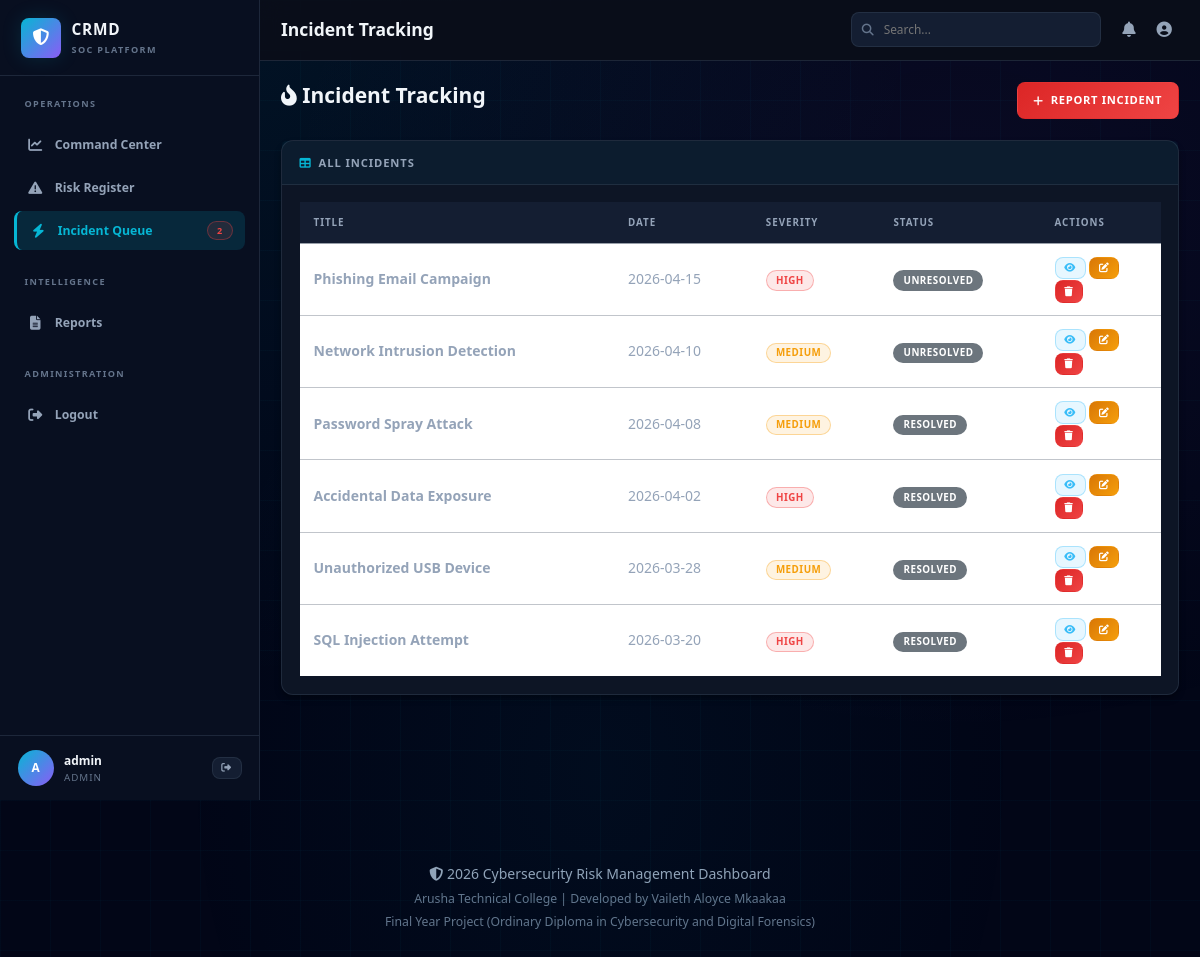
The page /incidents.php (signed in) on the database its author committed.
### tables this page shows
CREATE TABLE incidents (
    id INT PRIMARY KEY AUTO_INCREMENT,
    title VARCHAR(255) NOT NULL,
    description TEXT NOT NULL,
    incident_date DATE NOT NULL,
    severity ENUM('Critical', 'High', 'Medium', 'Low') NOT NULL,
    resolved BOOLEAN DEFAULT FALSE,
    created_at TIMESTAMP DEFAULT CURRENT_TIMESTAMP,
    updated_at TIMESTAMP DEFAULT CURRENT_TIMESTAMP ON UPDATE CURRENT_TIMESTAMP,
    INDEX idx_severity (severity),
    INDEX idx_resolved (resolved),
    INDEX idx_date (incident_date)
);

### includes/auth.php (called while the page is built, shortened)
<?php
function is_logged_in() {
    return isset($_SESSION['user_id']) && isset($_SESSION['username']);
}
function is_admin() {
    return isset($_SESSION['role']) && in_array($_SESSION['role'], ['super_admin', 'admin'], true);
}
?>

### includes/functions.php (called while the page is built, shortened)
<?php
function get_all_incidents($pdo) {
    try {
        $stmt = $pdo->prepare('
            SELECT * FROM incidents
            ORDER BY incident_date DESC
        ');
        $stmt->execute();
        return $stmt->fetchAll();
    } catch (PDOException $e) {
        error_log('Database Error: ' . $e->getMessage());
        return [];
    }
}
function esc($string) {
    return htmlspecialchars($string, ENT_QUOTES, 'UTF-8');
}
function get_severity_badge_class($severity) {
    $classes = [
        'Critical' => 'badge-critical',
        'High' => 'badge-danger',
        'Medium' => 'badge-warning',
        'Low' => 'badge-info'
    ];
    return $classes[$severity] ?? 'badge-secondary';
}
?>

### incidents.php (the view, shortened to what this page needs)
<?php
$page_title = 'Incident Tracking';
require_once __DIR__ . '/config/database.php';
require_once __DIR__ . '/includes/auth.php';
require_once __DIR__ . '/includes/functions.php';
require_once __DIR__ . '/includes/header.php';
$action = $_GET['action'] ?? 'list';
?>
<div class="row mb-4">
    <div class="col-lg-12">
        <div class="d-flex justify-content-between align-items-center">
            <h2><i class="fas fa-fire-alt"></i> Incident Tracking</h2>
            <?php if (is_admin() && $action === 'list'): ?>
                <a href="?action=add" class="btn btn-danger">
                    <i class="fas fa-plus"></i> Report Incident
                </a>
            <?php endif; ?>
        </div>
    </div>
</div>
<?php if ($action === 'list'): ?>
    <div class="card">
        <div class="card-header"><i class="fas fa-table"></i> All Incidents</div>
        <div class="card-body">
            <div class="table-responsive">
                <table class="table table-hover">
                    <thead>
                        <tr>
                            <th>Title</th>
                            <th>Date</th>
                            <th>Severity</th>
                            <th>Status</th>
                            <th style="width: 120px;">Actions</th>
                        </tr>
                    </thead>
                    <tbody>
                        <?php
                        $incidents = get_all_incidents($pdo);
                        if (!empty($incidents)):
                            foreach ($incidents as $inc):
                        ?>
                            <tr>
                                <td><strong><?php echo esc($inc['title']); ?></strong></td>
                                <td><?php echo $inc['incident_date']; ?></td>
                                <td><span class="badge <?php echo get_severity_badge_class($inc['severity']); ?>"><?php echo $inc['severity']; ?></span></td>
                                <td><span class="badge bg-secondary"><?php echo $inc['resolved'] ? 'Resolved' : 'Unresolved'; ?></span></td>
                                <td>
                                    <a href="?action=view&id=<?php echo $inc['id']; ?>" class="btn btn-sm btn-info"><i class="fas fa-eye"></i></a>
                                    <?php if (is_admin()): ?>
                                        <a href="?action=edit&id=<?php echo $inc['id']; ?>" class="btn btn-sm btn-warning"><i class="fas fa-edit"></i></a>
                                        <form method="POST" style="display: inline;" onsubmit="return confirmDelete('incident');"><button type="submit" class="btn btn-sm btn-danger"><i class="fas fa-trash"></i></button></form>
                                    <?php endif; ?>
                                </td>
                            </tr>
                        <?php endforeach; else: ?>
                            <tr><td colspan="5" class="text-center text-muted py-4"><i class="fas fa-inbox fa-2x mb-2"></i><br>No incidents recorded yet.</td></tr>
                        <?php endif; ?>
                    </tbody>
                </table>
            </div>
        </div>
    </div>
<?php endif; ?>
<?php require_once __DIR__ . '/includes/footer.php'; ?>

### includes/header.php (shortened to what this page needs)
<?php
require_once __DIR__ . '/../config/database.php';
require_once __DIR__ . '/auth.php';
require_once __DIR__ . '/functions.php';
$is_logged = is_logged_in();
?>
<!DOCTYPE html>
<html lang="en">
<head>
    <link href="https://cdn.jsdelivr.net/npm/bootstrap@5.3.0/dist/css/bootstrap.min.css" rel="stylesheet">
    <link rel="stylesheet" href="https://cdnjs.cloudflare.com/ajax/libs/font-awesome/6.4.0/css/all.min.css">
    <link rel="stylesheet" href="assets/css/style.css">
</head>
<body>
<?php if ($is_logged): ?>
    <div class="app-layout">
        <aside class="app-sidebar" id="appSidebar">
            <div class="sidebar-header">
                <a href="index.php" class="sidebar-brand">
                    <div class="brand-icon">
                        <i class="fas fa-shield-halved"></i>
                    </div>
                    <div class="brand-text">
                        <span class="brand-name">CRMD</span>
                        <span class="brand-subtitle">SOC Platform</span>
                    </div>
                </a>
            </div>
            <nav class="sidebar-nav">
                <div class="nav-section">
                    <div class="nav-section-title">Operations</div>
                    <div class="nav-item">
                        <a href="index.php" class="nav-link <?php echo basename($_SERVER['PHP_SELF']) === 'index.php' ? 'active' : ''; ?>">
                            <i class="fas fa-chart-line"></i>
                            <span>Command Center</span>
                        </a>
                    </div>
                    <div class="nav-item">
                        <a href="risks.php" class="nav-link <?php echo basename($_SERVER['PHP_SELF']) === 'risks.php' ? 'active' : ''; ?>">
                            <i class="fas fa-triangle-exclamation"></i>
                            <span>Risk Register</span>
                        </a>
                    </div>
                    <div class="nav-item">
                        <a href="incidents.php" class="nav-link <?php echo basename($_SERVER['PHP_SELF']) === 'incidents.php' ? 'active' : ''; ?>">
                            <i class="fas fa-bolt"></i>
                            <span>Incident Queue</span>
                            <?php
                            try {
                                $stmt = $pdo->prepare('SELECT COUNT(*) FROM incidents WHERE resolved = 0');
                                $stmt->execute();
                                $openIncidents = $stmt->fetchColumn();
                                if ($openIncidents > 0):
                            ?>
                                <span class="badge badge-danger"><?php echo $openIncidents; ?></span>
                            <?php endif; } catch(PDOException $e) {} ?>
                        </a>
                    </div>
                </div>
                <div class="nav-section">
                    <div class="nav-section-title">Intelligence</div>
                    <div class="nav-item">
                        <a href="reports.php" class="nav-link <?php echo basename($_SERVER['PHP_SELF']) === 'reports.php' ? 'active' : ''; ?>">
                            <i class="fas fa-file-lines"></i>
                            <span>Reports</span>
                        </a>
                    </div>
                </div>
                <?php if (is_admin()): ?>
                <div class="nav-section">
                    <div class="nav-section-title">Administration</div>
                    <div class="nav-item">
                        <a href="logout.php" class="nav-link">
                            <i class="fas fa-sign-out-alt"></i>
                            <span>Logout</span>
                        </a>
                    </div>
                </div>
                <?php endif; ?>
            </nav>
            <div class="sidebar-footer">
                <div class="user-info">
                    <div class="user-avatar">
                        <?php echo strtoupper(substr($_SESSION['username'] ?? 'U', 0, 1)); ?>
                    </div>
                    <div class="user-details">
                        <div class="user-name"><?php echo esc($_SESSION['username'] ?? 'User'); ?></div>
                        <div class="user-role"><?php echo esc(ucfirst($_SESSION['role'] ?? 'Viewer')); ?></div>
                    </div>
                    <a href="logout.php" class="btn btn-sm btn-secondary" title="Logout">
                        <i class="fas fa-sign-out-alt"></i>
                    </a>
                </div>
            </div>
        </aside>
        <main class="app-main">
            <nav class="app-navbar">
                <div class="navbar-left">
                    <div class="page-header-inline">
                        <h1><?php echo isset($page_title) ? esc($page_title) : 'Dashboard'; ?></h1>
                    </div>
                </div>
                <div class="navbar-right">
                    <div class="navbar-search">
                        <i class="fas fa-search"></i>
                        <input type="text" placeholder="Search..." id="globalSearch">
                    </div>
                    <div class="navbar-actions">
                        <div class="position-relative">
                            <button class="nav-action-btn" onclick="toggleNotifications()" title="Notifications">
                                <i class="fas fa-bell"></i>
                            </button>
                        </div>
                        <div class="dropdown">
                            <button class="nav-action-btn" data-bs-toggle="dropdown" title="Account">
                                <i class="fas fa-user-circle"></i>
                            </button>
                        </div>
                    </div>
                </div>
            </nav>
            <div class="main-content">
<?php endif; ?>

### includes/footer.php (shortened to what this page needs)
<?php if (isset($is_logged) && $is_logged): ?>
            </div>
        </main>
    </div>
<?php endif; ?>
    <footer class="app-footer mt-5 py-4">
        <div class="container-fluid text-center">
            <p class="mb-1">
                <i class="fas fa-shield-halved"></i> 2026 Cybersecurity Risk Management Dashboard
            </p>
            <p class="mb-1 small">
                Arusha Technical College | Developed by Vaileth Aloyce Mkaakaa
            </p>
            <p class="text-muted small">
                Final Year Project (Ordinary Diploma in Cybersecurity and Digital Forensics)
            </p>
        </div>
    </footer>
</body>
</html>

### rows shown on the page
incidents: title "Phishing Email Campaign", incident_date "2026-04-15", severity "HIGH", resolved "UNRESOLVED"
incidents: title "Network Intrusion Detection", incident_date "2026-04-10", severity "MEDIUM", resolved "UNRESOLVED"
incidents: title "Password Spray Attack", incident_date "2026-04-08", severity "MEDIUM", resolved "RESOLVED"
incidents: title "Accidental Data Exposure", incident_date "2026-04-02", severity "HIGH", resolved "RESOLVED"
incidents: title "Unauthorized USB Device", incident_date "2026-03-28", severity "MEDIUM", resolved "RESOLVED"
incidents: title "SQL Injection Attempt", incident_date "2026-03-20", severity "HIGH", resolved "RESOLVED"

### other values the page prints
$openIncidents "2"
substr($_SESSION['username'] ?? 'U', 0, 1) "A"
$_SESSION['username'] "admin"
$_SESSION['role'] "ADMIN"
$page_title "Incident Tracking"
